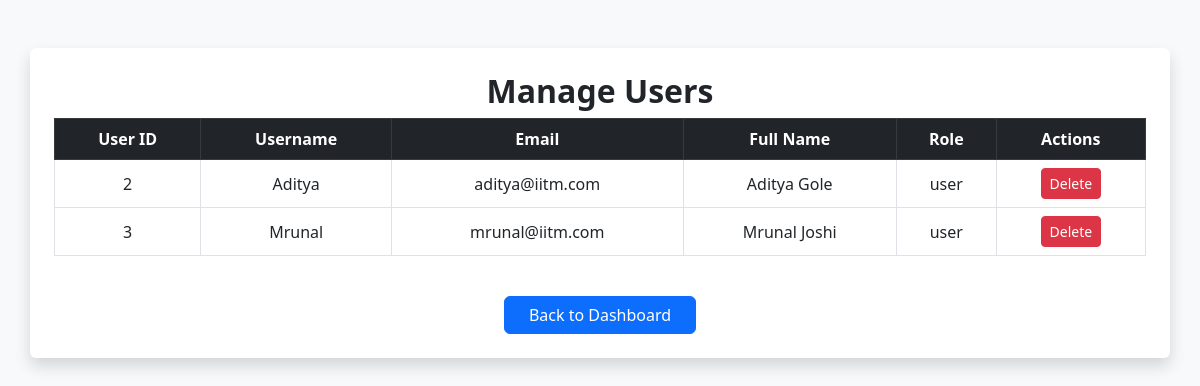
Before: /manage_users with the older database file.
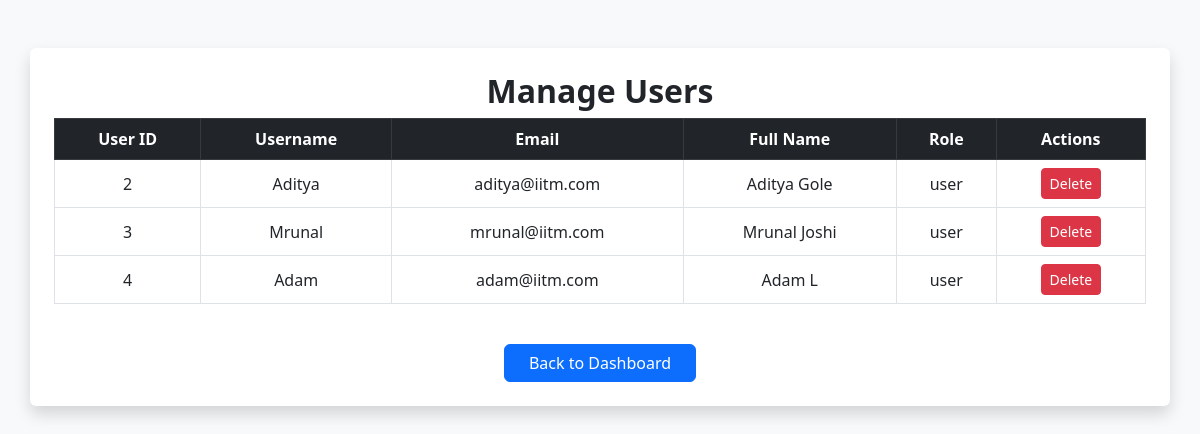
After: the same page with the newer database file.
### applications/models.py (models this page shows)
class User(db.Model):
    id = db.Column(db.Integer, primary_key=True)
    username = db.Column(db.String(), unique=True, nullable=False)
    email = db.Column(db.String(), unique=True, nullable=False)
    password = db.Column(db.String(), nullable=False)
    full_name = db.Column(db.String(), nullable=False)
    qualification = db.Column(db.String(), nullable=False)
    dob = db.Column(db.Date, nullable=False)
    role = db.Column(db.String(), nullable=False, default='user')  # 'admin' or 'user'

### applications/controllers.py (the view)
@app.route('/manage_users')
def manage_users():
    users = User.query.filter_by(role='user').all()
    return render_template('manage_users.html', users=users)

### templates/manage_users.html (shortened to what this page needs)
<!DOCTYPE html>
<html lang="en">
<head>
    <link href="https://cdn.jsdelivr.net/npm/bootstrap@5.3.0/dist/css/bootstrap.min.css" rel="stylesheet">
</head>
<body class="bg-light">
    <div class="container mt-5 p-4 bg-white shadow rounded">
        <h2 class="text-center fw-bold">Manage Users</h2>
        <div class="table-responsive">
            <table class="table table-bordered table-hover text-center align-middle">
                <thead class="table-dark">
                    <tr>
                        <th>User ID</th>
                        <th>Username</th>
                        <th>Email</th>
                        <th>Full Name</th>
                        <th>Role</th>
                        <th>Actions</th>
                    </tr>
                </thead>
                <tbody>
                    {% for user in users %}
                    <tr>
                        <td>{{ user.id }}</td>
                        <td>{{ user.username }}</td>
                        <td>{{ user.email }}</td>
                        <td>{{ user.full_name }}</td>
                        <td>{{ user.role }}</td>
                        <td>
                            <a href="/delete_user/{{ user.id }}" class="btn btn-danger btn-sm">Delete</a>
                        </td>
                    </tr>
                    {% else %}
                    <tr>
                        <td colspan="6" class="text-center text-muted">No users registered.</td>
                    </tr>
                    {% endfor %}
                </tbody>
            </table>
        </div>
        <div class="text-center mt-4">
            <a href="/admin_dash" class="btn btn-primary px-4">Back to Dashboard</a>
        </div>
    </div>
</body>
</html>

Changed rows visible on the page:
added User: id "4", username "Adam", email "adam@iitm.com", full_name "Adam L", role "user"
